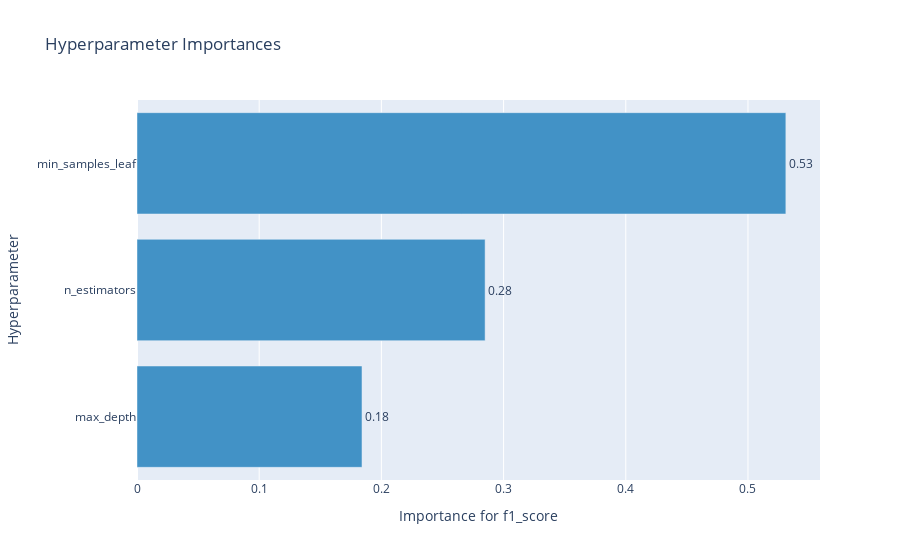

Notebook code for this chart:
### Markdown cell above
График важности гиперпараметров - помогает понять, какие гиперпараметры вносят больший вклад в минимизацию/максимизацию метрики.

### Code cell
optuna.visualization.plot_param_importances(study, target_name="f1_score")

### Figure 1 — Plotly figure (JSON) as saved in the notebook; plotly's stock layout.template omitted (floating-point values rounded to 4 significant figures)
{"data": [{"cliponaxis": false, "hovertemplate": ["max_depth (IntUniformDistribution): 0.1841272933746726<extra></extra>", "n_estimators (IntUniformDistribution): 0.2848732674523359<extra></extra>", "min_samples_leaf (IntUniformDistribution): 0.5309994391729915<extra></extra>"], "marker": {"color": "rgb(66,146,198)"}, "orientation": "h", "text": ["0.1841272933746726", "0.2848732674523359", "0.5309994391729915"], "textposition": "outside", "texttemplate": "%{text:.2f}", "type": "bar", "x": [0.1841, 0.2849, 0.531], "y": ["max_depth", "n_estimators", "min_samples_leaf"]}], "layout": {"showlegend": false, "title": {"text": "Hyperparameter Importances"}, "xaxis": {"title": {"text": "Importance for f1_score"}}, "yaxis": {"title": {"text": "Hyperparameter"}}}}
